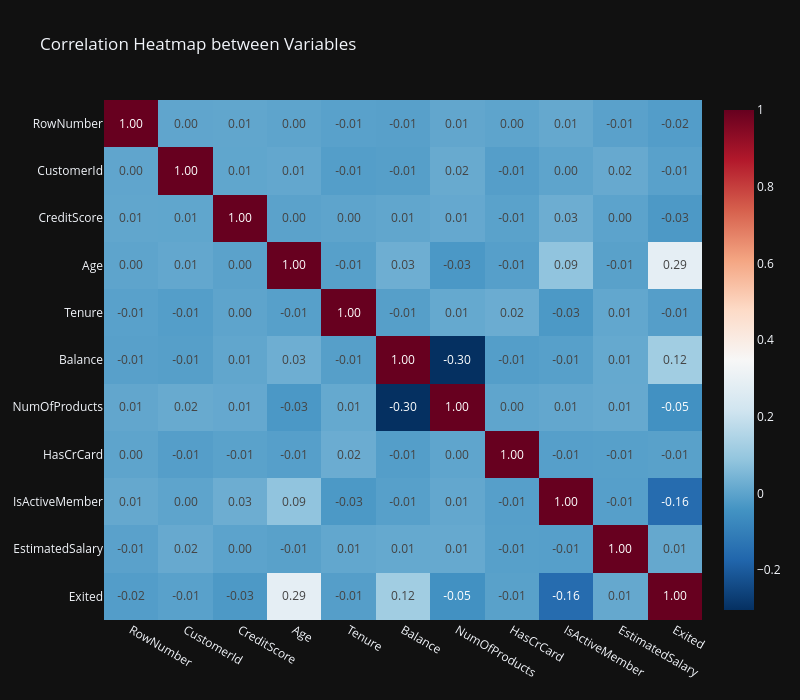

The notebook cell saved with this chart:
### Markdown cell above
### Correlation Matrix

We compute and display the correlation matrix for numerical columns to identify linear relationships between variables.

### Code cell
import plotly.express as px
# 1. Select only numeric columns (correlation cannot be computed on text)
df_numeric = df.select_dtypes(include=['float64', 'int64', 'int32'])

# 2. Compute the correlation matrix
corr_matrix = df_numeric.corr()

# 3. Display the heatmap with Plotly
fig = px.imshow(corr_matrix,
                text_auto='.2f',
                aspect="auto",
                color_continuous_scale='RdBu_r',
                title="Correlation Heatmap between Variables")

fig.update_layout(
    width=800,
    height=700,
    template="plotly_dark"
)

fig.show()

### Figure 1 — Plotly figure (JSON) as saved in the notebook; plotly's stock layout.template omitted (floating-point values rounded to 4 significant figures)
{"data": [{"coloraxis": "coloraxis", "hovertemplate": "x: %{x}<br>y: %{y}<br>color: %{z}<extra></extra>", "name": "0", "texttemplate": "%{z:.2f}", "type": "heatmap", "x": ["RowNumber", "CustomerId", "CreditScore", "Age", "Tenure", "Balance", "NumOfProducts", "HasCrCard", "IsActiveMember", "EstimatedSalary", "Exited"], "xaxis": "x", "y": ["RowNumber", "CustomerId", "CreditScore", "Age", "Tenure", "Balance", "NumOfProducts", "HasCrCard", "IsActiveMember", "EstimatedSalary", "Exited"], "yaxis": "y", "z": [[1.0, 0.004202, 0.00584, 0.0007826, -0.006495, -0.009067, 0.007246, 0.0005987, 0.01204, -0.005988, -0.01657], [0.004202, 1.0, 0.005308, 0.009497, -0.01488, -0.01242, 0.01697, -0.01403, 0.001665, 0.01527, -0.006248], [0.00584, 0.005308, 1.0, -0.003965, 0.0008419, 0.006268, 0.01224, -0.005458, 0.02565, -0.001384, -0.02709], [0.0007826, 0.009497, -0.003965, 1.0, -0.009997, 0.02831, -0.03068, -0.01172, 0.08547, -0.007201, 0.2853], [-0.006495, -0.01488, 0.0008419, -0.009997, 1.0, -0.01225, 0.01344, 0.02258, -0.02836, 0.007784, -0.014], [-0.009067, -0.01242, 0.006268, 0.02831, -0.01225, 1.0, -0.3042, -0.01486, -0.01008, 0.0128, 0.1185], [0.007246, 0.01697, 0.01224, -0.03068, 0.01344, -0.3042, 1.0, 0.003183, 0.009612, 0.0142, -0.04782], [0.0005987, -0.01403, -0.005458, -0.01172, 0.02258, -0.01486, 0.003183, 1.0, -0.01187, -0.009933, -0.007138], [0.01204, 0.001665, 0.02565, 0.08547, -0.02836, -0.01008, 0.009612, -0.01187, 1.0, -0.01142, -0.1561], [-0.005988, 0.01527, -0.001384, -0.007201, 0.007784, 0.0128, 0.0142, -0.009933, -0.01142, 1.0, 0.0121], [-0.01657, -0.006248, -0.02709, 0.2853, -0.014, 0.1185, -0.04782, -0.007138, -0.1561, 0.0121, 1.0]]}], "layout": {"coloraxis": {"colorscale": [[0, "rgb(5,48,97)"], [0.1, "rgb(33,102,172)"], [0.2, "rgb(67,147,195)"], [0.3, "rgb(146,197,222)"], [0.4, "rgb(209,229,240)"], [0.5, "rgb(247,247,247)"], [0.6, "rgb(253,219,199)"], [0.7, "rgb(244,165,130)"], [0.8, "rgb(214,96,77)"], [0.9, "rgb(178,24,43)"], [1, "rgb(103,0,31)"]]}, "height": 700, "title": {"text": "Correlation Heatmap between Variables"}, "width": 800, "xaxis": {"anchor": "y", "domain": [0, 1]}, "yaxis": {"anchor": "x", "autorange": "reversed", "domain": [0, 1]}}}
